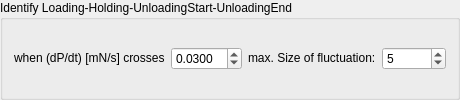
               <widget class="QGroupBox" name="groupBox_15">
                <property name="sizePolicy">
                 <sizepolicy hsizetype="Preferred" vsizetype="Maximum">
                  <horstretch>0</horstretch>
                  <verstretch>0</verstretch>
                 </sizepolicy>
                </property>
                <property name="minimumSize">
                 <size>
                  <width>460</width>
                  <height>0</height>
                 </size>
                </property>
                <property name="maximumSize">
                 <size>
                  <width>460</width>
                  <height>16777215</height>
                 </size>
                </property>
                <property name="title">
                 <string>Identify Loading-Holding-UnloadingStart-UnloadingEnd</string>
                </property>
                <layout class="QGridLayout" name="gridLayout_65">
                 <item row="0" column="1">
                  <widget class="QDoubleSpinBox" name="doubleSpinBox_relForceRateNoise_tabTipRadius">
                   <property name="sizePolicy">
                    <sizepolicy hsizetype="Minimum" vsizetype="Maximum">
                     <horstretch>0</horstretch>
                     <verstretch>0</verstretch>
                    </sizepolicy>
                   </property>
                   <property name="decimals">
                    <number>4</number>
                   </property>
                   <property name="singleStep">
                    <double>0.000100000000000</double>
                   </property>
                   <property name="value">
                    <double>0.030000000000000</double>
                   </property>
                  </widget>
                 </item>
                 <item row="0" column="0">
                  <widget class="QLabel" name="label_79">
                   <property name="sizePolicy">
                    <sizepolicy hsizetype="Maximum" vsizetype="Maximum">
                     <horstretch>0</horstretch>
                     <verstretch>0</verstretch>
                    </sizepolicy>
                   </property>
                   <property name="text">
                    <string>when (dP/dt) [mN/s] crosses</string>
                   </property>
                  </widget>
                 </item>
                 <item row="0" column="2">
                  <widget class="QLabel" name="label_78">
                   <property name="sizePolicy">
                    <sizepolicy hsizetype="Maximum" vsizetype="Maximum">
                     <horstretch>0</horstretch>
                     <verstretch>0</verstretch>
                    </sizepolicy>
                   </property>
                   <property name="minimumSize">
                    <size>
                     <width>128</width>
                     <height>0</height>
                    </size>
                   </property>
                   <property name="text">
                    <string>max. Size of fluctuation:</string>
                   </property>
                  </widget>
                 </item>
                 <item row="0" column="3">
                  <widget class="QSpinBox" name="spinBox_max_size_fluctuation_tabTipRadius">
                   <property name="sizePolicy">
                    <sizepolicy hsizetype="Minimum" vsizetype="Maximum">
                     <horstretch>0</horstretch>
                     <verstretch>0</verstretch>
                    </sizepolicy>
                   </property>
                   <property name="value">
                    <number>5</number>
                   </property>
                  </widget>
                 </item>
                </layout>
               </widget>
